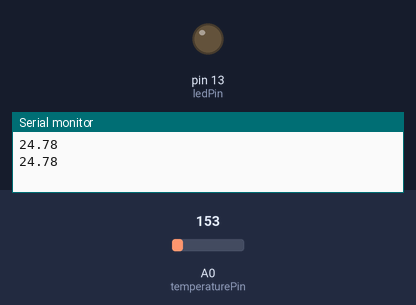
This sketch was run on a simulated Arduino Uno, built with avr-gcc and run on an emulated ATmega328P. Shown: output pins drawn as LEDs (lit = HIGH), the last lines printed to the serial monitor. The inputs (shaded band) are chosen by the test bench; at power-on: A0 (temperaturePin) = 153.

Above: at 1.8 s.
1.9 s: A0 (temperaturePin) set to 177
At 3.2 s:
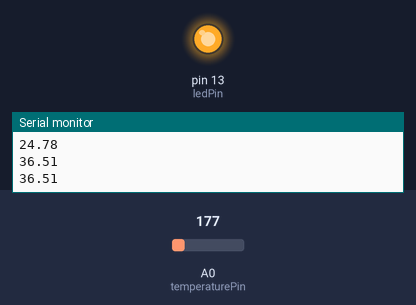
3.5 s: A0 (temperaturePin) set to 133
At 4.8 s:
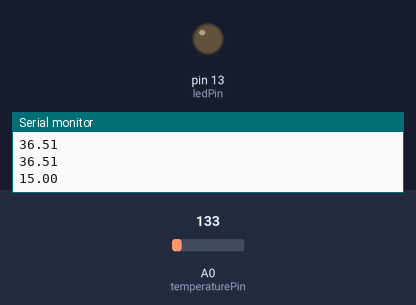
5.5 s: A0 (temperaturePin) set to 165
At 6.3 s:
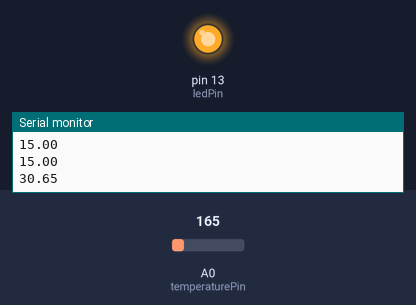
Timing chart, 0 to 8.5 s (numbered marks = the images above; inputs shaded):
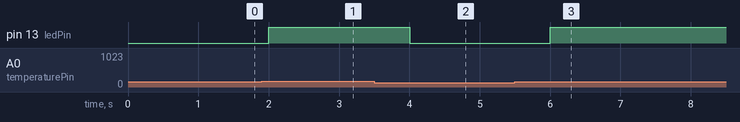

Measured:
- the behaviour switches between 163 and 164 on A0 (temperaturePin) (found by bisection; images 0 and 1)
- after the input at 1.9 s, pin 13 (ledPin): LOW → HIGH after 0.10 s
- after the input at 3.5 s, pin 13 (ledPin): HIGH → LOW after 0.50 s
- after the input at 5.5 s, pin 13 (ledPin): LOW → HIGH after 0.50 s

The sketch:

tempSensor.ino
```cpp
int ledPin = 13;
int temperaturePin = A0;
int temperatureThresholdC = 30;

void setup()
{
  pinMode(ledPin, OUTPUT);
  Serial.begin(9600);
}

void loop() {
  float analogReading = (analogRead(temperaturePin));
  float voltageReading = analogReading * (5.0 / 1023.0);
  float tempC = (voltageReading - 0.5) * 100.0;

  if (tempC > temperatureThresholdC) {
    digitalWrite(ledPin, HIGH);
  } else {
    digitalWrite(ledPin, LOW);
  }
  Serial.println(tempC);
  delay(1000);
}
```
